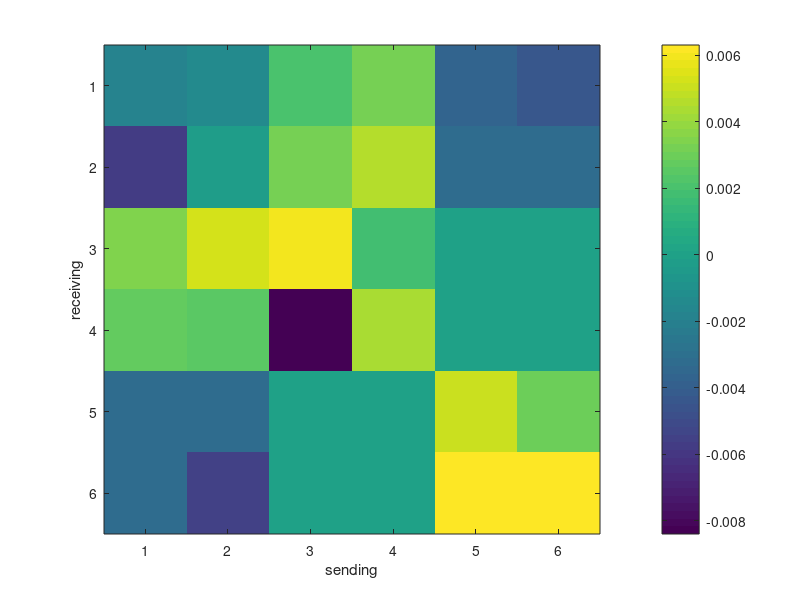
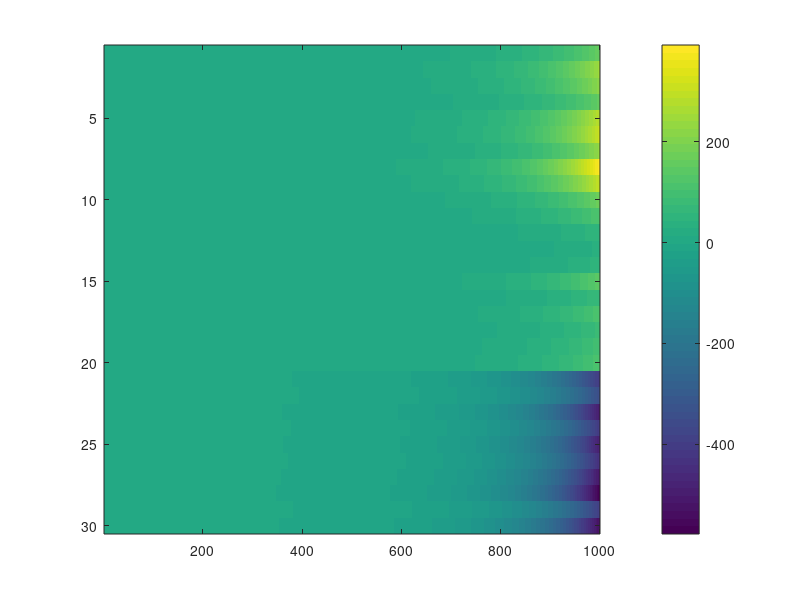
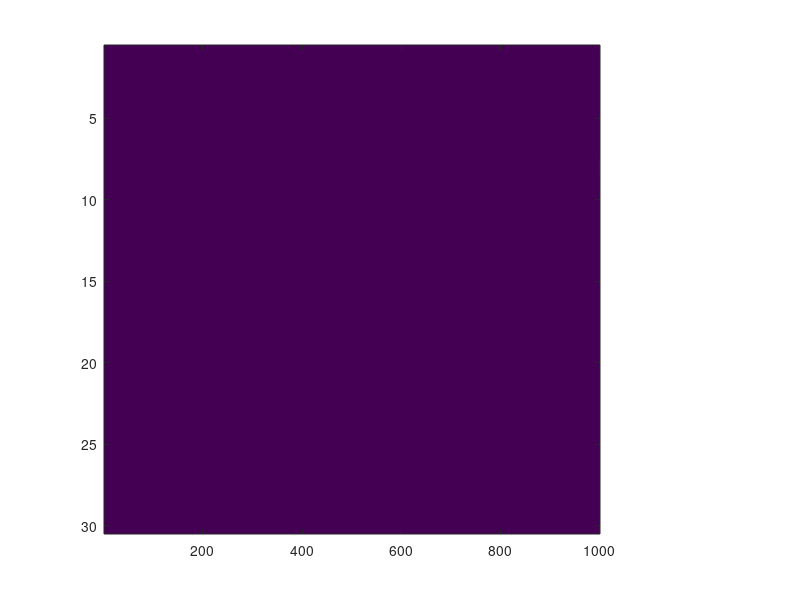

These figures' MATLAB source, in order: (Note: this script raises an error after producing the figures.)
addpath(genpath('D:\github\state-space-clustering'));

%% simulation
rng(2)
n = 10;
nClus = 3;
p = 2;
T = 1000;

Lab = repelem(1:nClus, n);
d = ones(n*nClus,1)*0.1;
C_all = reshape(normrnd(4*1e-3,1e-3,n*nClus*p,1), [], p);
C_trans = zeros(n*nClus, p*nClus);
for k = 1:length(Lab)
    C_trans(k, ((Lab(k)-1)*p+1):(Lab(k)*p)) = C_all(k,:);
end

X = zeros(p*nClus, T);
x0 = [1 0.2 0.2 1 1 0.2]*10;
Q0 = eye(nClus*p)*1e-3;
X(:,1) = mvnrnd(x0, Q0)';

b1 = ones(p,1)*0.3;
b2 = ones(p,1)*0.2;
b3 = ones(p,1)*0.1;
b = [b1;b2;b3];

Q1 = 1e-3*eye(p);
Q2 = 1e-4*eye(p);
Q3 = 1e-5*eye(p);
Q = blkdiag(Q1, Q2, Q3);

A_in = reshape(normrnd(0,5*1e-3,p*p*nClus,1), [], p, nClus);
A = blkdiag(A_in(:,:,1), A_in(:,:,2), A_in(:,:,3));
A((p+1):2*p, 1:p) = reshape(normrnd(3*1e-3,1e-3,p*p,1), [], p);
A(1:p, (p+1):2*p) = reshape(normrnd(3*1e-3,1e-3,p*p,1), [], p);
A((2*p+1):3*p, 1:p) = reshape(normrnd(-4*1e-3,1e-3,p*p,1), [], p);
A(1:p, (2*p+1):3*p) = reshape(normrnd(-4*1e-3,1e-3,p*p,1), [], p);
Aplot = A;
A(eye(size(A)) > 0) = 1;

figure(1)
imagesc(Aplot)
colorbar()
xlabel('sending')
ylabel('receiving')
% A = eye(nClus*p);

% let's generate lambda
logLam = zeros(n*nClus, T);
logLam(:,1) = d + C_trans*X(:,1);

for t=2:T
    X(:, t) = mvnrnd(A*X(:, t-1) + b, Q)';
    logLam(:, t) = d + C_trans*X(:,t);
end

figure(2)
imagesc(logLam)
% imagesc(exp(logLam))
colorbar()

Y = poissrnd(exp(logLam));
figure(3)
imagesc(Y)
colorbar()

figure(4)
clusterPlot(Y, Lab)

figure(5)
plot(X')

plot(X(1:p,:)')
plot(X(p+1:2*p,:)')
plot(X(2*p+1:3*p,:)')

%% fitting: pre-setting
% assume now observe Y and Lab
% later Y will be the only observation for clustering problem

ng = 100;

% pre-allocation
X_fit = zeros(nClus*p, T, ng);
d_fit = zeros(n*nClus, ng);
C_fit = zeros(n*nClus, p, ng);
x0_fit = zeros(nClus*p, ng);
Q0_fit = zeros(nClus*p, nClus*p, ng);
A_fit = zeros(nClus*p, nClus*p, ng);
b_fit = zeros(nClus*p, ng);
Q_fit = zeros(nClus*p, nClus*p, ng);

% initials
% initial for d_fit: 0
C_fit(:,:,1) = reshape(normrnd(0,1e-2,n*nClus*p,1), [], p);
A_fit(:,:,1) = eye(nClus*p);
% initial for b_fit: 0
Q_fit(:,:,1) = eye(nClus*p)*1e-4;

C_trans_tmp = zeros(n*nClus, p*nClus);
for k = 1:length(Lab)
    C_trans_tmp(k, ((Lab(k)-1)*p+1):(Lab(k)*p)) = C_fit(k,:,1);
end
x0_fit(:,1) = lsqr(C_trans_tmp,(log(mean(Y(:,1:10),2))-d_fit(:,1)));
Q0_fit(:,:,1) = eye(nClus*p);
[X_fit(:,:,1),~,~] = ppasmoo_poissexp_v2(Y,C_trans_tmp,d_fit(:,1),...
    x0_fit(:,1),Q0_fit(:,:,1),A_fit(:,:,1),b_fit(:,1),Q_fit(:,:,1));

% priors
% place-holder...
mudC0 = zeros(n*(p+1),1);
SigdC0 = eye(n*(p+1))*1e-2;

muA0 = eye(p);
mubA0 = [zeros(p,1); muA0(:); zeros((nClus-1)*p^2, 1)];
SigbA0 = eye(p*(1+p*nClus))*1e-2;

Psi0 = eye(p)*1e-4;
nu0 = p+2;

%% fitting: MCMC

for g = 1:ng
    
    disp(g)
    
    % (1) update X_fit, x0_fit & Q0_fit
    % adaptive smoothing
    C_trans_tmp = zeros(n*nClus, p*nClus);
    for k = 1:length(Lab)
        C_trans_tmp(k, ((Lab(k)-1)*p+1):(Lab(k)*p)) = C_fit(k,:,g-1);
    end
    
    [Xs,Ws,~] = ppasmoo_poissexp_v2(Y,C_trans_tmp,d_fit(:,g-1),...
        x0_fit(:,g-1),Q0_fit(:,:,g-1),A_fit(:,:,g-1),b_fit(:,g-1),Q_fit(:,:,g-1));
    x0_fit(:,g) = Xs(:,1);
    Q0_fit(:,:,g) = Ws(:,:,1);
    X_fit(:,:,g) = mvnrnd(Xs',Ws)';
    
    % (2) update d_fit & C_fit
    % Laplace approximation
    for l = unique(Lab)
        latentId = ((l-1)*p+1):(l*p);
        C_tmp = C_fit(Lab == l,:,g-1);
        d_tmp = d_fit(Lab == l, g-1);
        Y_tmp = Y(Lab==l,:);
        
        derdC_tmp = @(vecdC) derdC(vecdC,Y_tmp, X_fit(latentId,:,g)) -...
            inv(SigdC0)*(vecdC - mudC0);
        hessdC_tmp = @(vecdC) hessdC(vecdC, X_fit(latentId,:,g)) - inv(SigdC0);
        [mudC,~,niSigdC,~] = newton(derdC_tmp,hessdC_tmp,...
            [d_tmp;C_tmp(:)],1e-8,1000);
        
        SigdC = -inv(niSigdC);
        SigdC = (SigdC + SigdC')/2;
        dC = reshape(mvnrnd(mudC,SigdC)',[],1+p);
        d_fit(Lab == l,g) = dC(:,1);
        C_fit(Lab == l,:,g) = dC(:,2:end);
    end
    
    %     [C_fit(:,:,g) C_all]
    %     [d_fit(:,g) d]
    
    % (3) update b_fit & A_fit
    for l = unique(Lab)
        latentId = ((l-1)*p+1):(l*p);
        Z_tmp = X_fit(latentId,2:T,g);
        Z_tmp2 = Z_tmp(:);
        
        X_tmp = kron([ones(1,T-1); X_fit(:, 1:(T-1), g)]', eye(p));
        SigbA_tmp = inv(inv(SigbA0) + X_tmp'*kron(eye(T-1), inv(Q_fit(latentId,latentId,g-1)))*X_tmp);
        SigbA_tmp = (SigbA_tmp + SigbA_tmp')/2;
        mubA_tmp = SigbA_tmp*(inv(SigbA0)*mubA0 +...
            X_tmp'*kron(eye(T-1), inv(Q_fit(latentId,latentId,g-1)))*Z_tmp2);
        bAtmp = reshape(mvnrnd(mubA_tmp, SigbA_tmp)', [], 1+nClus*p);
        b_fit(latentId,g) = bAtmp(:,1);
        A_fit(latentId,:,g) = bAtmp(:,2:end);
    end
    
    %     [b_fit(:,g) b]
    %     imagesc(abs(A_fit(:,:,g) - A))
    %     colorbar()
    
    % (4) update Q_fit
%     for l = unique(Lab)
%         latentId = ((l-1)*p+1):(l*p);
%         mux = A_fit(latentId,:,g)*X_fit(:,1:(T-1),g) +...
%             repmat(b_fit(latentId, g), 1, T-1);
%         xq = X_fit(latentId,2:T,g) - mux;
%         
%         PsiQ = Psi0 + xq*xq';
%         nuQ = T-1 + nu0;
%         Q_fit(latentId,latentId,g) = iwishrnd(PsiQ,nuQ);
%     end
end

%% diagnose
iter = g;

% for k = 1:iter
%     figure(k)
%     subplot(1,2,1)
%     plot(X_fit(:,:,k)')
%     subplot(1,2,2)
%     plot(X')
% end

subplot(1,2,1)
plot(X_fit(:,:,iter)')
subplot(1,2,2)
plot(X')

[d_fit(:,iter) d]
[C_fit(:,:,iter) C_all]
[x0_fit(:,iter) x0']
abs(Q0_fit(:,:,iter) - Q0)
abs(A_fit(:,:,iter) - A)
[b_fit(:,iter) b]
abs(Q_fit(:,:,iter)- Q)

C_trans_fit = zeros(n*nClus, p*nClus);
for k = 1:length(Lab)
    C_trans_fit(k, ((Lab(k)-1)*p+1):(Lab(k)*p)) = C_fit(k,:,iter);
end
subplot(1,2,1)
imagesc(C_trans_fit*X_fit(:,:,iter) + d_fit(:,iter))
colorbar()
subplot(1,2,2)
imagesc(C_trans*X + d)
colorbar()




